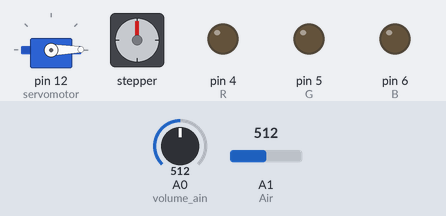
Recording of a sketch running on a simulated Arduino Uno, built with avr-gcc and run on an emulated ATmega328P. On the bench: servo, stepper motor, output pins drawn as LEDs (lit = HIGH). Dashed ring = blinking. The inputs (shaded band) are chosen by the test bench; at power-on: A0 (volume_ain) = 512, A1 (Air) = 512. Stepper angles assume 1024 steps per turn; what the sketch prints to the serial monitor is not drawn.

Above: at 12.1 s.
12.2 s: A0 (volume_ain) set to 411
20.7 s: A0 (volume_ain) set to 385
At 22.77 s:
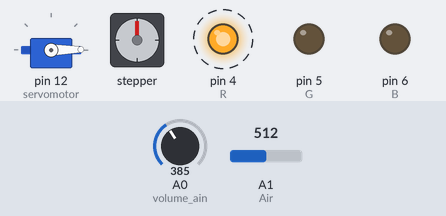
29.2 s: A0 (volume_ain) set to 410
At 29.99 s:
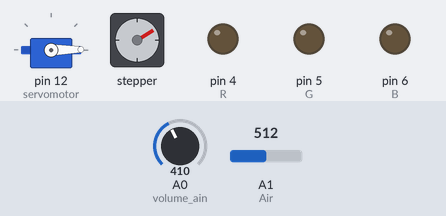
43.2 s: A1 (Air) set to 23
52.3 s: A1 (Air) set to 18
At 62.55 s:
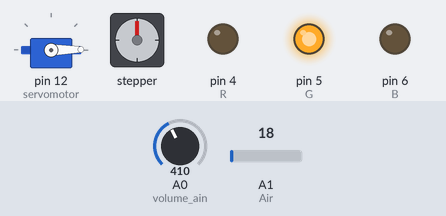
Timing chart, 0 to 73.4 s (numbered marks = the images above; inputs shaded):
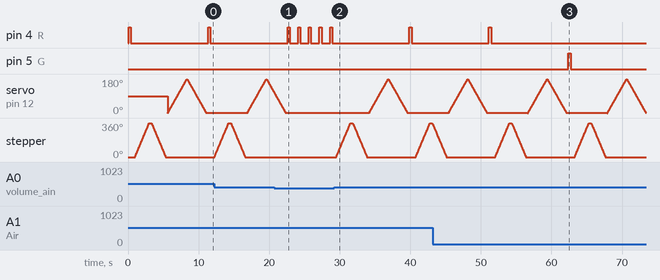

The sketch:

Final.ino
```cpp
#include <Stepper.h> //스탭모터 라이브러리
#include <Servo.h> // 서보모터 라이브러리
#include <Thread.h> // 스레드 라이브러리 MIT Lisence
#include <ThreadController.h> // MIT Lisnece

int volume_ain = A0;
int Value = 0; // 소리센서 초기값
int MAX = 760; // 소리 최댓값 임계치
int MIN = 0; // 소리 최솟값 임계치
int Air = A1; // 대기질 받을 핀 넘버 A1
int R = 4; // R핀 디지털 4번
int G = 5; // G핀 디지털 5번
int B = 6; // B핀 디지털 6번
int AirValue = 0; // 소리센서 값 받을 변수

const int stepsPerRevolution = 1024;
Stepper myStepper(stepsPerRevolution,11,9,10,8);
Servo servomotor;
int pos = 0; //servomotor's position

Thread myThread1= Thread();
Thread myThread2 = Thread();


void setup() {
  // put your setup code here, to run once:
pinMode(Air, INPUT); // 대기질 센서 Input 선언
Serial.begin(9600); // 직렬통신 9600 보드레이트
pinMode(R,OUTPUT); // R핀 OUTPUT 선언
pinMode(G,OUTPUT); // G핀 OUTPUT 선언
pinMode(B,OUTPUT); // B핀 OUTPUT 선언
pinMode(volume_ain, INPUT);
myStepper.setSpeed(30);
servomotor.attach(12);


myThread1.onRun(CryingCheck);
myThread1.setInterval(100);
myThread2.onRun(AirCheck);
myThread2.setInterval(100);
}


void CryingCheck(){ // 아기가 울 때
  Value = analogRead(volume_ain);
Serial.print(Value);
Serial.print("");

if (Value > 400){
  myStepper.step(stepsPerRevolution);
  delay(300);

  myStepper.step(-stepsPerRevolution);
  delay(300);
  for(pos = 0; pos < 180;pos++){
    servomotor.write(pos);
    delay(15);
    }
   for(pos-180;pos>0;pos--){
    servomotor.write(pos);
    delay(15);
    }
  }
  else{
    delay(300);
    }
delay(300);
  }


void AirCheck(){ // 대소변 감지
  AirValue = analogRead(Air); // AirValue 변수에 대기질값 아날로그 입력
 Serial.println(AirValue); // AirValue 출력
 if(AirValue>20){ // 암모니아 수치
  digitalWrite(R, HIGH);
  delay(300);
  digitalWrite(R,LOW);
  delay(300);
  }
  else if(AirValue>10){
    digitalWrite(G, HIGH);
    delay(300);
    digitalWrite(G,LOW);
    delay(300);
    }
   else {
    delay(300);
   }
   delay(300);
  }

void loop() {
  // put your main code here, to run repeatedly:
  if(myThread1.shouldRun()) myThread1.run();
  if(myThread2.shouldRun()) myThread2.run();

}
```

Measured:
- the behaviour switches between 401 and 400 on A0 (volume_ain) (found by bisection; images 0 and 1)
- the behaviour switches between 21 and 20 on A1 (Air) (found by bisection; images 2 and 3)
- after the input at 20.7 s, servo on pin 12 (servomotor): goes on until 22.3 s, then stays 1°; stepper: stays 0° (without the input it goes to 3° after 2.8 s)
- after the input at 29.2 s, stepper: turns 360° clockwise in 2.0 s, then 360° counter-clockwise in 2.0 s, then 360° clockwise in 2.0 s, then 18° counter-clockwise in 0.08 s
- after the input at 52.3 s, pin 4 (R): stays LOW (without the input it goes to HIGH after 10.1 s); pin 5 (G): LOW → HIGH after 10.1 s, → LOW 0.30 s later
- by itself, stepper: turns 360° clockwise in 2.0 s, then 360° counter-clockwise in 2.0 s
